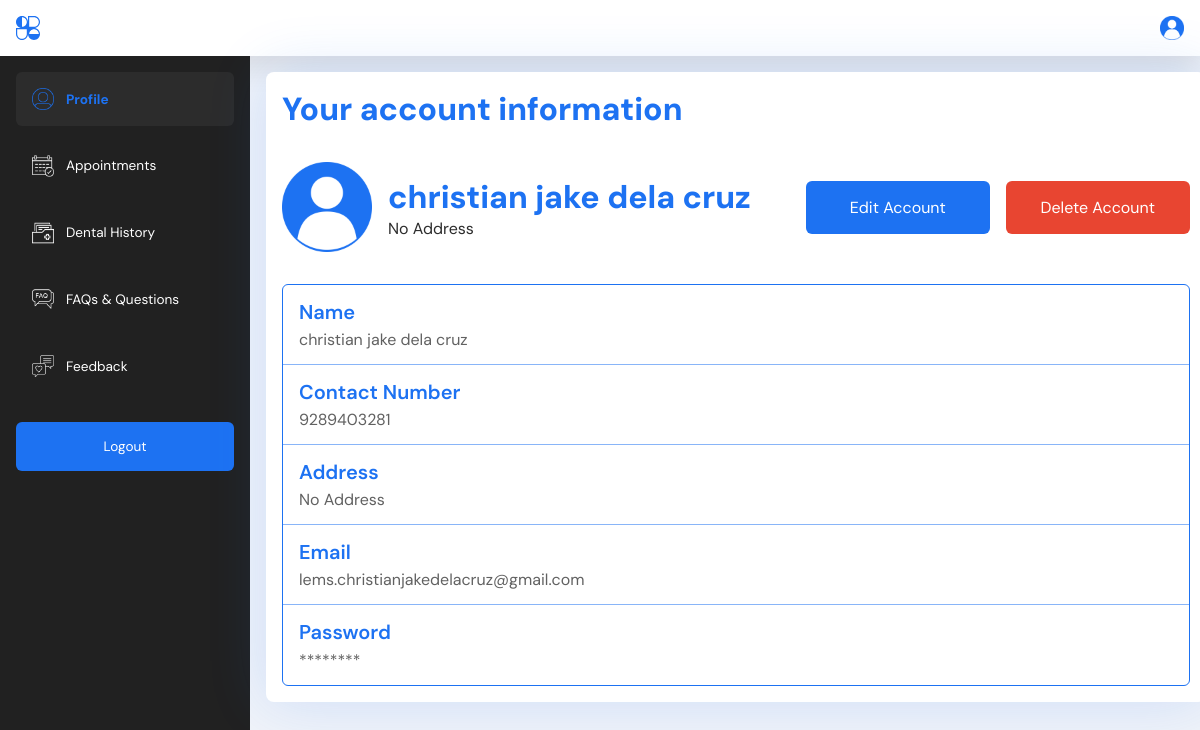
The page /user_pages/profile.php?login=success (signed in) on the database its author committed.
### tables this page shows
CREATE TABLE `users` (
  `id` int(11) NOT NULL,
  `user_id` varchar(20) NOT NULL,
  `fullname` varchar(30) NOT NULL,
  `email` varchar(255) NOT NULL,
  `contact` bigint(11) NOT NULL,
  `address` varchar(255) DEFAULT NULL,
  `pass` varchar(255) NOT NULL,
  `account_activation_hash` varchar(64) DEFAULT NULL,
  `created_at` datetime NOT NULL DEFAULT curdate()
);

### user_pages/profile.php (the view, shortened to what this page needs)
<?php
require_once '../includes/dbh.inc.php';
$user_id = $_SESSION['user_id'];
$user_query = "SELECT * FROM users WHERE user_id = ?";
$stmt = $conn->prepare($user_query);
$stmt->bind_param("s", $user_id);
$stmt->execute();
$result = $stmt->get_result();
?>
<!DOCTYPE html>
<html lang="en">
<head>
  <link rel="stylesheet" href="../src/dist/styles.css" />
</head>
<body>
  <main>
    <?php include('includes/nav.php'); ?>
    <?php include('includes/sidenav.php'); ?>
    <section class="profile__info account__container">
      <?php if($row= $result->fetch_assoc() ) { ?>
      <div class="account">
        <h1>Your account information</h1>
        <div class="info__header">
          <div class="details__container">
            <img src="../assets/images/default_profile_image.png" alt="profile image"
              style="width: 90px; height: 90px" />
            <div class="user__details">
              <h2 class="user__name" id="headerUserName">
                <?php echo $row["fullname"]; ?> </h2>
              <p class="user__address" id="headerUserAddress">
                <?php if(strlen($row["address"])===0) { ?>
                No Address
                <?php }else {
                  echo $row["address"];
                } ?>
              </p>
            </div>
          </div>
          <div class="button_container">
            <a href="includes/edit_profile.php" style="text-align: center;" class="button edit" id="editAccountBtn">
              Edit Account
            </a>
            <button class="button delete" id="deleteAccountBtn">
              Delete Account
            </button>
          </div>
        </div>
        <div class="additional_details__container">
          <div class="item">
            <div class="details">
              <p class="detail__header">Name</p>
              <p class="full__name detail_content" id="fullName"><?php echo $row["fullname"]; ?></p>
            </div>
          </div>
          <div class="item">
            <div class="details">
              <p class="detail__header">Contact Number</p>
              <p class="contact__number detail_content" id="contactNumber">
                <?php echo $row["contact"]; ?></p>
            </div>
          </div>
          <div class="item">
            <div class="details">
              <p class="detail__header">Address</p>
              <p class="address detail_content" id="address">
                <?php if(strlen($row["address"])===0) { ?>
                No Address
                <?php }else {
                  echo $row["address"];
                } ?>
              </p>
            </div>
          </div>
          <div class="item">
            <div class="details">
              <p class="detail__header">Email</p>
              <p class="email detail_content" id="email"><?php echo $row["email"]; ?></p>
            </div>
          </div>
          <div class="item">
            <div class="details">
              <p class="detail__header">Password</p>
              <p class="password detail_content" id="password">********</p>
            </div>
          </div>
        </div>
      </div>
      <?php } ?>
    </section>
  </main>
</body>
</html>

### rows shown on the page
users: fullname "christian jake dela cruz", contact "9289403281", email "lems.christianjakedelacruz@gmail.com"
